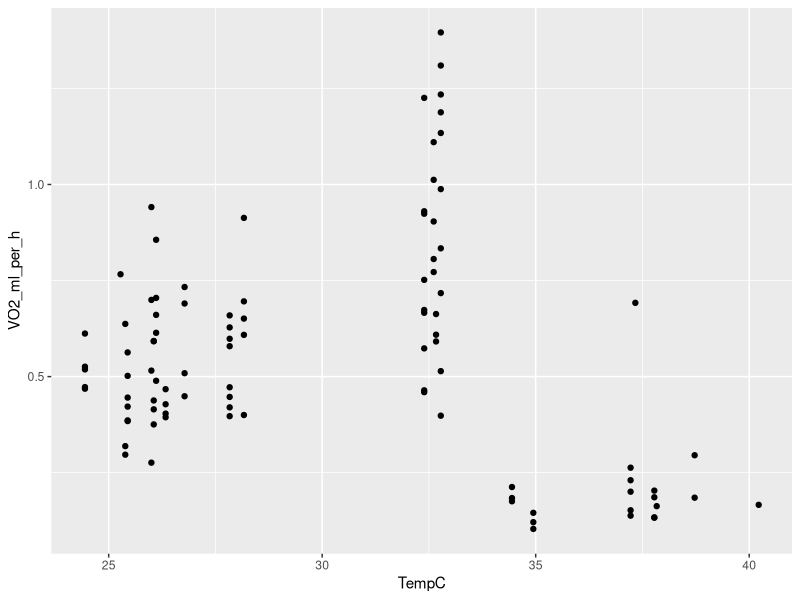

R code for this plot:
## ---- chunk 1
library(tidyverse)
## ---- chunk 2
data <-read.csv("raw_data/data.csv")
## ---- chunk 3
ggplot(data = data, mapping = aes(x= TempC, y= VO2_ml_per_h)) + 
  geom_point()
         
